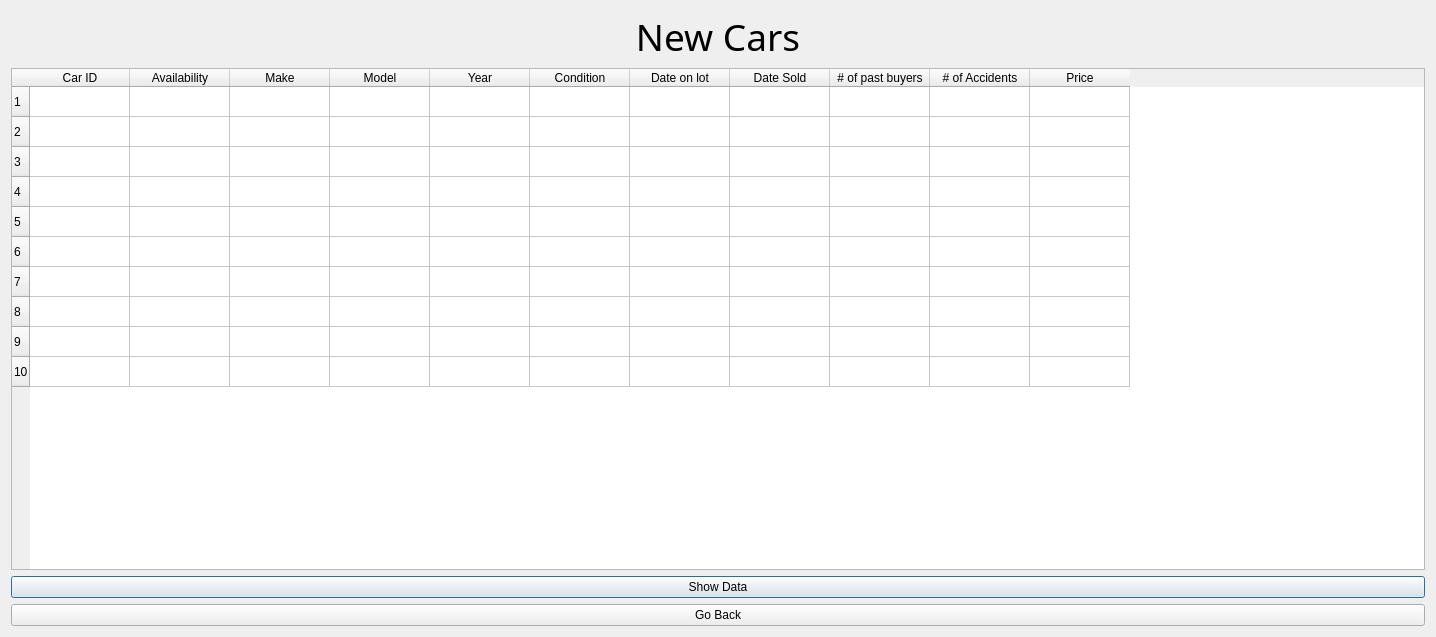
<?xml version="1.0" encoding="UTF-8"?>
<ui version="4.0">
 <class>Dialog</class>
 <widget class="QDialog" name="Dialog">
  <property name="geometry">
   <rect>
    <x>0</x>
    <y>0</y>
    <width>1436</width>
    <height>637</height>
   </rect>
  </property>
  <property name="windowTitle">
   <string>Dialog</string>
  </property>
  <layout class="QVBoxLayout" name="verticalLayout">
   <item>
    <widget class="QLabel" name="label">
     <property name="font">
      <font>
       <family>Showcard Gothic</family>
       <pointsize>28</pointsize>
      </font>
     </property>
     <property name="text">
      <string>New Cars</string>
     </property>
     <property name="alignment">
      <set>Qt::AlignCenter</set>
     </property>
    </widget>
   </item>
   <item>
    <widget class="QTableWidget" name="tableWidget">
     <property name="rowCount">
      <number>10</number>
     </property>
     <row/>
     <row/>
     <row/>
     <row/>
     <row/>
     <row/>
     <row/>
     <row/>
     <row/>
     <row/>
     <column>
      <property name="text">
       <string>Car ID</string>
      </property>
     </column>
     <column>
      <property name="text">
       <string>Availability</string>
      </property>
     </column>
     <column>
      <property name="text">
       <string>Make</string>
      </property>
     </column>
     <column>
      <property name="text">
       <string>Model</string>
      </property>
     </column>
     <column>
      <property name="text">
       <string>Year</string>
      </property>
     </column>
     <column>
      <property name="text">
       <string>Condition</string>
      </property>
     </column>
     <column>
      <property name="text">
       <string>Date on lot</string>
      </property>
     </column>
     <column>
      <property name="text">
       <string>Date Sold</string>
      </property>
     </column>
     <column>
      <property name="text">
       <string># of past buyers</string>
      </property>
     </column>
     <column>
      <property name="text">
       <string># of Accidents</string>
      </property>
     </column>
     <column>
      <property name="text">
       <string>Price</string>
      </property>
     </column>
    </widget>
   </item>
   <item>
    <widget class="QPushButton" name="buttdata">
     <property name="text">
      <string>Show Data</string>
     </property>
    </widget>
   </item>
   <item>
    <widget class="QPushButton" name="buzz">
     <property name="text">
      <string>Go Back</string>
     </property>
    </widget>
   </item>
  </layout>
 </widget>
 <resources/>
 <connections/>
</ui>
